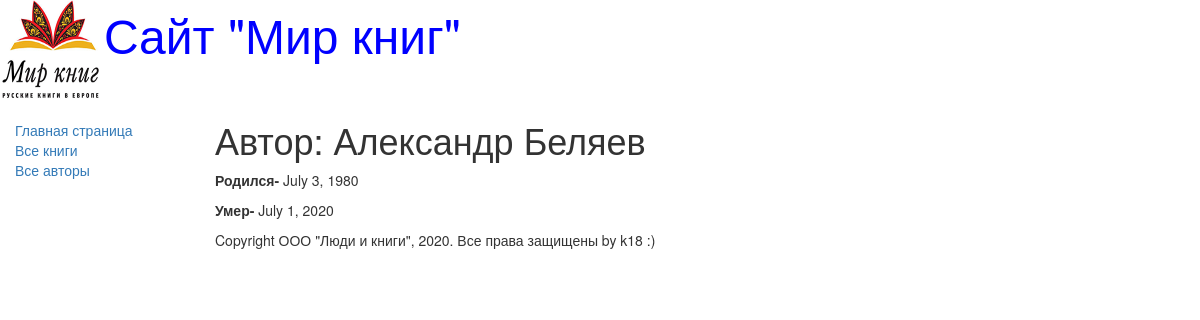
Page /author/1 on the committed database.
### catalog/models.py (models this page shows, shortened)
class Author(models.Model):
    first_name = models.CharField(max_length=100,
                            help_text=' Введите имя автора',
                            verbose_name="Имя автора")
    last_name = models.CharField(max_length=100,
                            help_text=' Введите фамилию автора',
                            verbose_name="Фамилия автора")
    date_of_birth = models.DateField(
                            help_text=' Введите дату рождения',
                            verbose_name="Дата рождения",
                            null=True, blank=True)
    date_of_death = models.DateField(
                            help_text=' Введите дату смерти',
                            verbose_name="Дата смерти",
                            null=True, blank=True)
    def display_author(self):
        return ', '.join([book.title for book in self.author.all()])
    display_author.short_description = 'Книги'
    class Meta:
        ordering = ['last_name']

### catalog/views.py (the view)
# urls.py: url(r'^author/(?P<pk>\d+)$', views.AuthorDetailView.as_view(), name='author-detail'),
class AuthorDetailView(generic.DetailView):
    model = Author

### catalog/templates/catalog/author_detail.html (shortened to what this page needs)
{% extends "base_generic.html" %}
{% block content %}
    <h1>Автор:  {{ author.first_name}}  {{ author.last_name }}</h1>
   <p><strong>Родился-</strong>  {{author.date_of_birth}}</p>
   <p><strong>Умер-</strong>  {{author.date_of_death}}</p>
{% endblock %}

### rows in the picture
Author: first_name "Александр", last_name "Беляев", date_of_birth "July 3, 1980", date_of_death "July 1, 2020"
